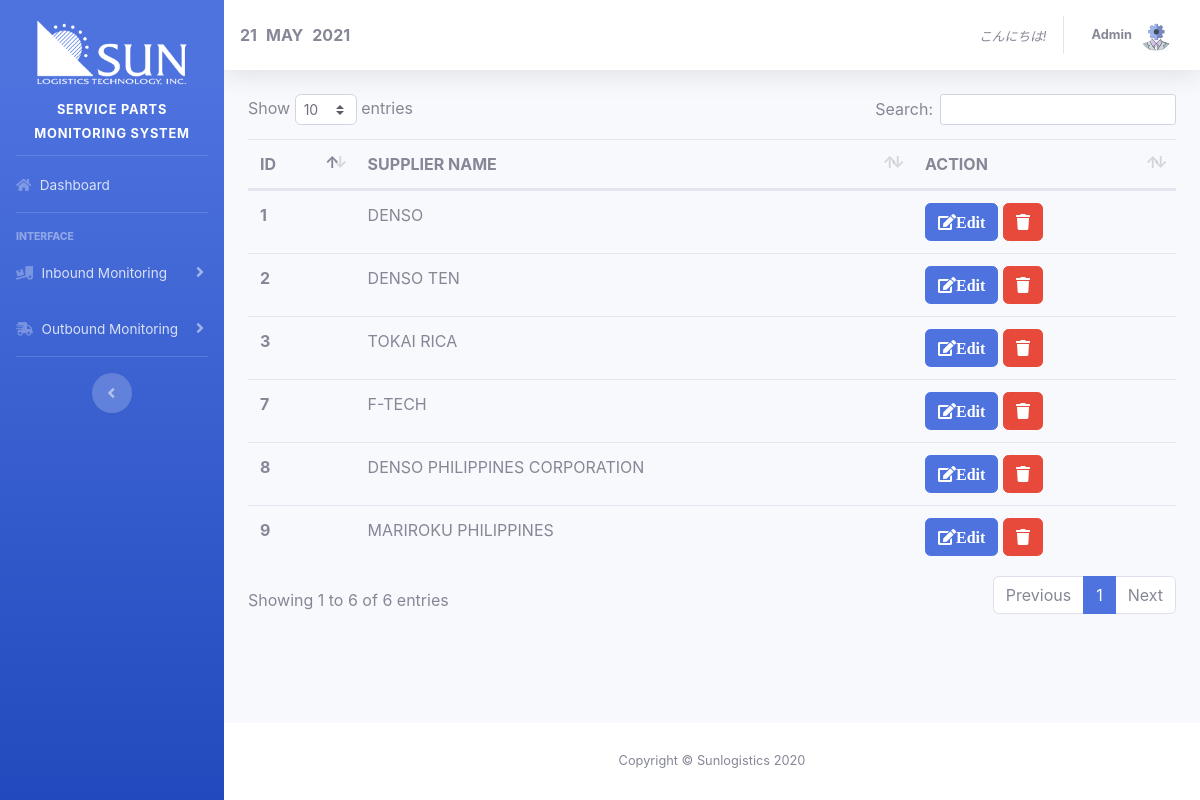
/viewSupplier.php (signed in), run on the app's committed database.
### tables this page shows
CREATE TABLE `tbl_supplier` (
  `id` int(11) NOT NULL,
  `suppName` varchar(255) NOT NULL
);

### function.php (the view, shortened to what this page needs)
<?php
function displaySupplier(){
	require 'connection.php';
	$sql = "SELECT * FROM tbl_supplier";
	$displaySupplier = $conn->query($sql);
	if ($displaySupplier->num_rows > 0) {
		echo "
		<table class='table' 'table-bordered' id='dataTable' width='100%' cellspacing='0'>
		<thead>
		<tr>
		<th scope='col'>ID</th>
		<th scope='col'>SUPPLIER NAME</th>
		<th scope='col'>ACTION</th>
		</tr>
		</thead>
		<tbody>";
	}
	else{
		echo "NO DATA........";
	}
	while($row = $displaySupplier->fetch_assoc()) {
		echo "
		<tr>
		<th scope='row'>". $row['id']. "</th>
		<td>" . $row['suppName']. "</td>
		<td>
		<form class='deleteFORM' name='deleteForm' method='POST'>
		<a href=editSupplier.php?id=". $row['id']. "><button type='button' class='btn btn-primary' data-toggle='modal' data-target='#exampleModal'>
		<i class='fas fa-edit'>Edit</i>
		</button>
		</a>
		<button value='". $row['id'] ."' name='btnDeleteData' type='submit' class='btn btn-danger' data-toggle='modal' data-target='#exampleModal'>
		<i class='fas fa-trash'></i>
		</button>
		</form>
		</td>
		</tr>";
	}
	echo "
	</tbody>
	</table>
	";
}
?>

### style.css (style rules this page uses)
.fa-edit:before { content: "\f044"; color: white!important; }
.fa-trash:before { content: "\f1f8"; color: white!important; }

### data on the page
tbl_supplier: id "1", suppName "DENSO"
tbl_supplier: id "2", suppName "DENSO TEN"
tbl_supplier: id "3", suppName "TOKAI RICA"
tbl_supplier: id "7", suppName "F-TECH"
tbl_supplier: id "8", suppName "DENSO PHILIPPINES CORPORATION"
tbl_supplier: id "9", suppName "MARIROKU PHILIPPINES"

### other printed values
date("d", $timestamp) "21"
date("F", $timestamp) "MAY"
date("Y", $timestamp) "2021"
